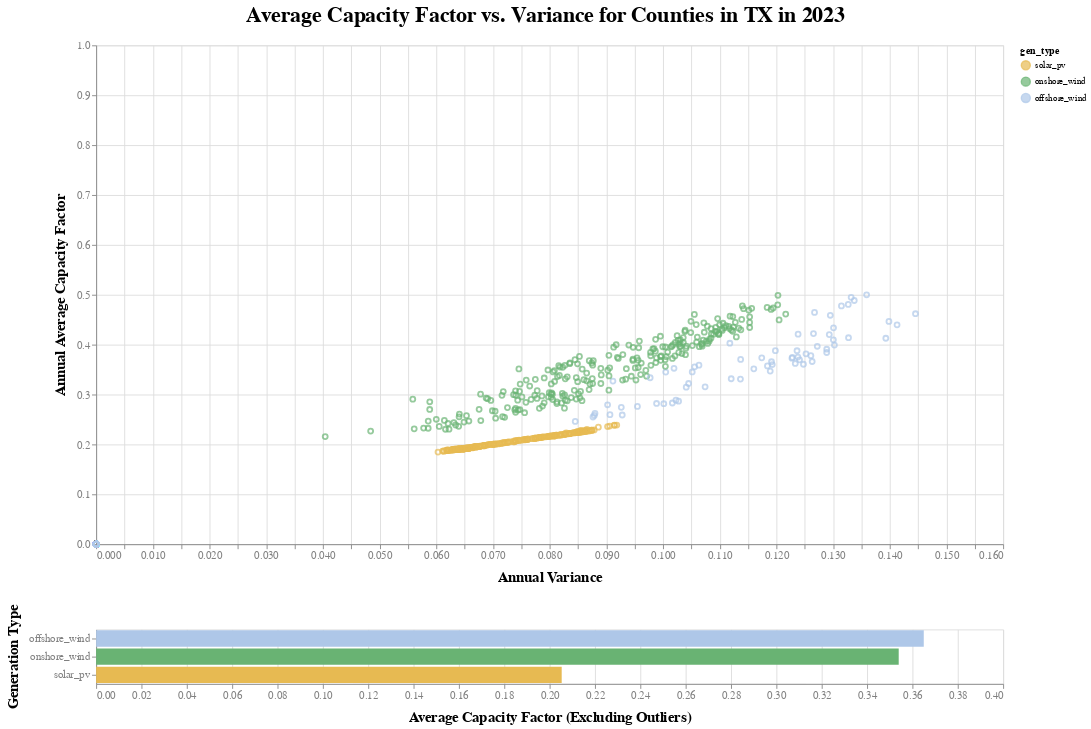

The notebook cell saved with this chart:
### Code cell
import altair as alt
# Define the data source for the chart
source = rare_year_state_subset_final

# Set the color scheme for the chart
color = alt.Color('gen_type:N').scale(
    domain=['solar_pv', 'onshore_wind', 'offshore_wind'],
    range=['#e7ba52', '#69b373', '#aec7e8']
)

# We create two selections:
# - a brush that is active on the top panel
# - a multi-click that is active on the bottom panel
brush = alt.selection_interval(encodings=['x'])
click = alt.selection_point(encodings=['color'])

# Top panel is scatter plot of temperature vs time
points = alt.Chart().mark_point().encode(
    alt.X('average_variance:Q', title='Annual Variance'),
    alt.Y('average_capacity_factor:Q', title='Annual Average Capacity Factor')
        .scale(domain=[0, 1]),
    color=alt.condition(brush, color, alt.value('lightgray')),
    tooltip=[
        alt.Tooltip('county_or_lake_name:N', title='County Name'),
        alt.Tooltip('county_id_fips:N', title='FIPS ID'),
        alt.Tooltip('average_capacity_factor:Q', title='Average Annual Capacity Factor', format='.2f'),  # Rounded to 2 decimals
        alt.Tooltip('average_variance:Q', title='Average Annual Variance', format='.2f'),  # Rounded to 2 decimals
    ]
).properties(
    width=1000,
    height=550
).add_params(
    brush
).transform_filter(
    click
)

# Bottom panel is a bar chart of average capacity factor per generation type
bars = alt.Chart().mark_bar().encode(
    x=alt.X('average(average_capacity_factor):Q', title='Average Capacity Factor (Excluding Outliers)'),
    y=alt.Y('gen_type:N', title='Generation Type'),
    color=alt.condition(click, color, alt.value('lightgray')),
    tooltip=[
        alt.Tooltip('gen_type:N', title='Generation Type'),
        alt.Tooltip('average(average_capacity_factor):Q', title='Average Capacity Factor', format='.2f')
    ]
).transform_filter(
    (alt.datum.average_capacity_factor > 0) & brush
).properties(
    width=1000,
).add_params(
    click
)

alt.vconcat(
    points,
    bars,
    data=source,
    title=f"Average Capacity Factor vs. Variance for Counties in {state} in {annual_year}"
).configure_title(
    fontSize=24,
    anchor="middle",
    dy=-10,
).configure_axis(
    titleFontSize=16,  # Adjust the axis title font size
    titleFontWeight='bold',  # Set axis title to bold
    titleColor='black',  # Set axis title color
    labelFontSize=12,  # Adjust the axis label font size
    labelColor='gray',
    titlePadding=10,
)

### Figure 1 — Vega-Lite specification as saved in the notebook (floating-point values rounded to 4 significant figures; data arrays with more than 128 entries replaced by an {"elided": "..."} marker saying what was removed)
{"config": {"view": {"continuousWidth": 300, "continuousHeight": 300}, "axis": {"labelColor": "gray", "labelFontSize": 12, "titleColor": "black", "titleFontSize": 16, "titleFontWeight": "bold", "titlePadding": 10}, "title": {"anchor": "middle", "dy": -10, "fontSize": 24}}, "vconcat": [{"mark": {"type": "point"}, "encoding": {"color": {"condition": {"param": "param_1", "field": "gen_type", "scale": {"domain": ["solar_pv", "onshore_wind", "offshore_wind"], "range": ["#e7ba52", "#69b373", "#aec7e8"]}, "type": "nominal"}, "value": "lightgray"}, "tooltip": [{"field": "county_or_lake_name", "title": "County Name", "type": "nominal"}, {"field": "county_id_fips", "title": "FIPS ID", "type": "nominal"}, {"field": "average_capacity_factor", "format": ".2f", "title": "Average Annual Capacity Factor", "type": "quantitative"}, {"field": "average_variance", "format": ".2f", "title": "Average Annual Variance", "type": "quantitative"}], "x": {"field": "average_variance", "title": "Annual Variance", "type": "quantitative"}, "y": {"field": "average_capacity_factor", "scale": {"domain": [0, 1]}, "title": "Annual Average Capacity Factor", "type": "quantitative"}}, "height": 550, "name": "view_1", "transform": [{"filter": {"param": "param_2"}}], "width": 1000}, {"mark": {"type": "bar"}, "encoding": {"color": {"condition": {"param": "param_2", "field": "gen_type", "scale": {"domain": ["solar_pv", "onshore_wind", "offshore_wind"], "range": ["#e7ba52", "#69b373", "#aec7e8"]}, "type": "nominal"}, "value": "lightgray"}, "tooltip": [{"field": "gen_type", "title": "Generation Type", "type": "nominal"}, {"aggregate": "average", "field": "average_capacity_factor", "format": ".2f", "title": "Average Capacity Factor", "type": "quantitative"}], "x": {"aggregate": "average", "field": "average_capacity_factor", "title": "Average Capacity Factor (Excluding Outliers)", "type": "quantitative"}, "y": {"field": "gen_type", "title": "Generation Type", "type": "nominal"}}, "name": "view_2", "transform": [{"filter": "((datum.average_capacity_factor > 0) && param_1)"}], "width": 1000}], "data": {"name": "data-9021b6632a99559bf3868c64c23c5bb8"}, "params": [{"name": "param_1", "select": {"type": "interval", "encodings": ["x"]}, "views": ["view_1"]}, {"name": "param_2", "select": {"type": "point", "encodings": ["color"]}, "views": ["view_2"]}], "title": "Average Capacity Factor vs. Variance for Counties in TX in 2023", "$schema": "https://vega.github.io/schema/vega-lite/v5.20.1.json", "datasets": {"data-9021b6632a99559bf3868c64c23c5bb8": {"elided": "762 records"}}}
